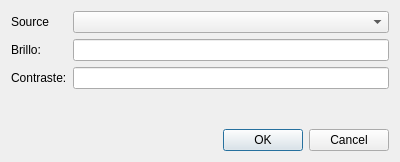
<?xml version="1.0" encoding="UTF-8"?>
<ui version="4.0">
 <class>Brightness_and_contrast</class>
 <widget class="QDialog" name="Brightness_and_contrast">
  <property name="geometry">
   <rect>
    <x>0</x>
    <y>0</y>
    <width>400</width>
    <height>162</height>
   </rect>
  </property>
  <property name="windowTitle">
   <string>Dialog</string>
  </property>
  <layout class="QGridLayout" name="gridLayout">
   <item row="3" column="0">
    <widget class="QLabel" name="label_2">
     <property name="text">
      <string>Contraste:</string>
     </property>
    </widget>
   </item>
   <item row="0" column="0">
    <widget class="QLabel" name="label_3">
     <property name="text">
      <string>Source</string>
     </property>
    </widget>
   </item>
   <item row="5" column="2">
    <widget class="QDialogButtonBox" name="buttonBox">
     <property name="orientation">
      <enum>Qt::Horizontal</enum>
     </property>
     <property name="standardButtons">
      <set>QDialogButtonBox::Cancel|QDialogButtonBox::Ok</set>
     </property>
    </widget>
   </item>
   <item row="2" column="0">
    <widget class="QLabel" name="label">
     <property name="text">
      <string>Brillo:</string>
     </property>
    </widget>
   </item>
   <item row="3" column="2">
    <widget class="QLineEdit" name="line_contraste"/>
   </item>
   <item row="4" column="2">
    <spacer name="verticalSpacer">
     <property name="orientation">
      <enum>Qt::Vertical</enum>
     </property>
     <property name="sizeHint" stdset="0">
      <size>
       <width>20</width>
       <height>40</height>
      </size>
     </property>
    </spacer>
   </item>
   <item row="2" column="2">
    <widget class="QLineEdit" name="line_brillo"/>
   </item>
   <item row="0" column="2">
    <widget class="QComboBox" name="Image_selector"/>
   </item>
  </layout>
 </widget>
 <resources/>
 <connections>
  <connection>
   <sender>buttonBox</sender>
   <signal>accepted()</signal>
   <receiver>Brightness_and_contrast</receiver>
   <slot>accept()</slot>
   <hints>
    <hint type="sourcelabel">
     <x>248</x>
     <y>254</y>
    </hint>
    <hint type="destinationlabel">
     <x>157</x>
     <y>274</y>
    </hint>
   </hints>
  </connection>
  <connection>
   <sender>buttonBox</sender>
   <signal>rejected()</signal>
   <receiver>Brightness_and_contrast</receiver>
   <slot>reject()</slot>
   <hints>
    <hint type="sourcelabel">
     <x>316</x>
     <y>260</y>
    </hint>
    <hint type="destinationlabel">
     <x>286</x>
     <y>274</y>
    </hint>
   </hints>
  </connection>
 </connections>
</ui>
